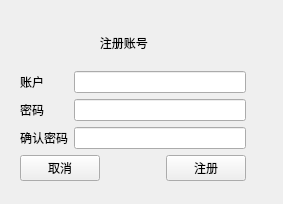
<?xml version="1.0" encoding="UTF-8"?>
<ui version="4.0">
 <class>RegisterWin</class>
 <widget class="QWidget" name="RegisterWin">
  <property name="geometry">
   <rect>
    <x>0</x>
    <y>0</y>
    <width>283</width>
    <height>204</height>
   </rect>
  </property>
  <property name="windowTitle">
   <string>Form</string>
  </property>
  <widget class="QWidget" name="layoutWidget">
   <property name="geometry">
    <rect>
     <x>20</x>
     <y>20</y>
     <width>226</width>
     <height>161</height>
    </rect>
   </property>
   <layout class="QGridLayout" name="gridLayout_3">
    <item row="0" column="0">
     <widget class="QLabel" name="label_4">
      <property name="text">
       <string>                        注册账号</string>
      </property>
     </widget>
    </item>
    <item row="1" column="0">
     <layout class="QGridLayout" name="gridLayout">
      <item row="0" column="0">
       <widget class="QLabel" name="label">
        <property name="text">
         <string>账户</string>
        </property>
       </widget>
      </item>
      <item row="0" column="1">
       <widget class="QLineEdit" name="accountLineEdit"/>
      </item>
      <item row="1" column="0">
       <widget class="QLabel" name="label_2">
        <property name="text">
         <string>密码</string>
        </property>
       </widget>
      </item>
      <item row="1" column="1">
       <widget class="QLineEdit" name="passwordLineEdit"/>
      </item>
      <item row="2" column="0">
       <widget class="QLabel" name="label_3">
        <property name="text">
         <string>确认密码</string>
        </property>
       </widget>
      </item>
      <item row="2" column="1">
       <widget class="QLineEdit" name="confirmPwdLineEdit"/>
      </item>
     </layout>
    </item>
    <item row="2" column="0">
     <layout class="QGridLayout" name="gridLayout_2">
      <item row="0" column="0">
       <widget class="QPushButton" name="quitButton">
        <property name="text">
         <string>取消</string>
        </property>
       </widget>
      </item>
      <item row="0" column="1">
       <spacer name="horizontalSpacer">
        <property name="orientation">
         <enum>Qt::Horizontal</enum>
        </property>
        <property name="sizeHint" stdset="0">
         <size>
          <width>40</width>
          <height>20</height>
         </size>
        </property>
       </spacer>
      </item>
      <item row="0" column="2">
       <widget class="QPushButton" name="registerButton">
        <property name="text">
         <string>注册</string>
        </property>
       </widget>
      </item>
     </layout>
    </item>
   </layout>
  </widget>
 </widget>
 <resources/>
 <connections/>
</ui>
